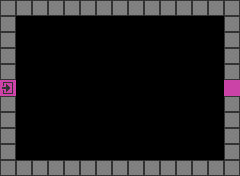

Below is a game level as drawn by its tile map, then a one-line description and the .tmx file that defines it, in full:
An orthogonal 15x11 tile map with 16x16 px tiles, 1 tile layer (main).

<map version="1.0" tiledversion="1.0.2" orientation="orthogonal" renderorder="right-down" width="15" height="11" tilewidth="16" tileheight="16" nextobjectid="1">
 <properties>
  <property name="type" value="Horizontal" />
 </properties>
 <tileset firstgid="1" source="editor.tsx" />
 <layer name="main" width="15" height="11">
  <data encoding="csv">
1,1,1,1,1,1,1,1,1,1,1,1,1,1,1,
1,0,0,0,0,0,0,0,0,0,0,0,0,0,1,
1,0,0,0,0,0,0,0,0,0,0,0,0,0,1,
1,0,0,0,0,0,0,0,0,0,0,0,0,0,1,
1,0,0,0,0,0,0,0,0,0,0,0,0,0,1,
9,0,0,0,0,0,0,0,0,0,0,0,0,0,10,
1,0,0,0,0,0,0,0,0,0,0,0,0,0,1,
1,0,0,0,0,0,0,0,0,0,0,0,0,0,1,
1,0,0,0,0,0,0,0,0,0,0,0,0,0,1,
1,0,0,0,0,0,0,0,0,0,0,0,0,0,1,
1,1,1,1,1,1,1,1,1,1,1,1,1,1,1
</data>
 </layer>
</map>
